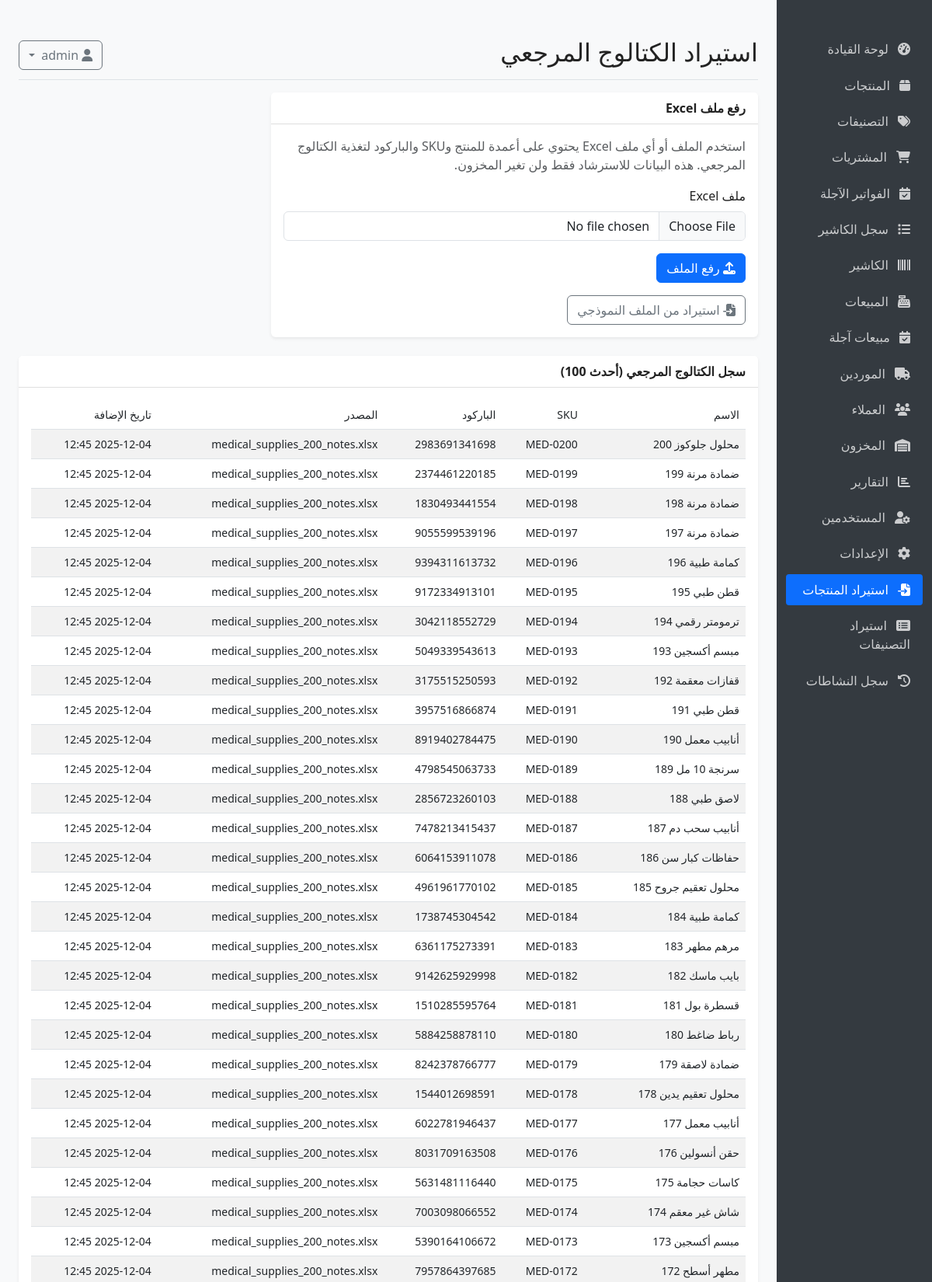
/catalog/import (signed in, upper part), run on the app's committed database.
### Makhzan/models.py (models this page shows, shortened)
class ReferenceProduct(db.Model):
    __tablename__ = 'reference_products'
    id = db.Column(db.Integer, primary_key=True)
    name = db.Column(db.String(150), nullable=False)
    sku = db.Column(db.String(50), nullable=True, index=True)
    barcode = db.Column(db.String(50), nullable=True, index=True)
    description = db.Column(db.Text, nullable=True)
    notes = db.Column(db.Text, nullable=True)
    source_file = db.Column(db.String(120), nullable=True)
    created_at = db.Column(db.DateTime, default=datetime.utcnow)

### Makhzan/app.py (the view, shortened to what this page needs)
@app.route('/catalog/import', methods=['GET', 'POST'])
@login_required
@admin_required
def catalog_import():
    form = CatalogImportForm()
    reference_products = ReferenceProduct.query.order_by(ReferenceProduct.created_at.desc()).limit(100).all()
    return render_template('settings/catalog_import.html', form=form, reference_products=reference_products)

### Makhzan/forms.py
class CatalogImportForm(FlaskForm):
    file = FileField('ملف Excel', validators=[
        FileRequired(message='يرجى اختيار ملف Excel.'),
        FileAllowed(['xls', 'xlsx'], 'الملفات المقبولة: xls أو xlsx.')
    ])

### Makhzan/app.py (called while the page is built)
def admin_required(f):
    @wraps(f)
    def decorated_function(*args, **kwargs):
        from flask_login import current_user
        if not current_user.is_authenticated or current_user.role != 'admin':
            flash('ليس لديك صلاحية الوصول لهذه الصفحة.', 'danger')
            return redirect(url_for('index'))
        return f(*args, **kwargs)
    return decorated_function

@login_manager.user_loader
def load_user(user_id):
    return User.query.get(int(user_id))

@app.context_processor
def inject_settings():
    from models import Setting
    settings = {s.key: s.value for s in Setting.query.all()}
    return dict(settings=settings)

### Makhzan/templates/settings/catalog_import.html (shortened to what this page needs)
{% extends "base.html" %}
{% block header %}استيراد الكتالوج المرجعي{% endblock %}
{% block content %}
<div class="row">
    <div class="col-md-8">
        <div class="card mb-4">
            <div class="card-header">
                <strong>رفع ملف Excel</strong>
            </div>
            <div class="card-body">
                <p class="text-muted">
                    استخدم الملف أو أي ملف Excel يحتوي على أعمدة للمنتج وSKU والباركود لتغذية الكتالوج المرجعي. هذه البيانات للاسترشاد فقط ولن تغير المخزون.
                </p>
                <form method="POST" enctype="multipart/form-data">
                    <div class="mb-3">
                        {{ form.file.label(class="form-label") }}
                        {{ form.file(class="form-control") }}
                    </div>
                    <div class="d-flex gap-2">
                        <button type="submit" class="btn btn-primary">
                            <i class="fas fa-upload"></i>
                            رفع الملف
                        </button>
                    </div>
                </form>
                <form method="POST" action="{{ url_for('catalog_import_sample') }}">
                    <button type="submit" class="btn btn-outline-secondary mt-3">
                        <i class="fas fa-file-import"></i>
                        استيراد من الملف النموذجي
                    </button>
                </form>
            </div>
        </div>
    </div>
</div>
<div class="card">
    <div class="card-header">
        <strong>سجل الكتالوج المرجعي (أحدث 100)</strong>
    </div>
    <div class="card-body">
        {% if reference_products %}
        <div class="table-responsive">
            <table class="table table-striped small">
                <thead>
                    <tr>
                        <th scope="col">الاسم</th>
                        <th scope="col">SKU</th>
                        <th scope="col">الباركود</th>
                        <th scope="col">المصدر</th>
                        <th scope="col">تاريخ الإضافة</th>
                    </tr>
                </thead>
                <tbody>
                    {% for ref in reference_products %}
                        <tr>
                            <td>{{ ref.name }}</td>
                            <td>{{ ref.sku or '-' }}</td>
                            <td>{{ ref.barcode or '-' }}</td>
                            <td>{{ ref.source_file or 'من داخل النظام' }}</td>
                            <td>{{ ref.created_at.strftime('%Y-%m-%d %H:%M') }}</td>
                        </tr>
                    {% endfor %}
                </tbody>
            </table>
        </div>
        {% else %}
            <p class="text-muted mb-0">لم يتم استيراد أي بيانات مرجعية بعد.</p>
        {% endif %}
    </div>
</div>
{% endblock %}

### Makhzan/templates/base.html (shortened to what this page needs)
<!DOCTYPE html>
<html lang="ar" dir="rtl">
<head>
    <link rel="stylesheet" href="https://cdn.jsdelivr.net/npm/bootstrap@5.3.0/dist/css/bootstrap.rtl.min.css">
    <link rel="stylesheet" href="https://cdnjs.cloudflare.com/ajax/libs/font-awesome/6.4.0/css/all.min.css">
    <link id="theme-style" rel="stylesheet" href="{{ url_for('static', filename='css/' + (settings.get('theme', 'light') if settings else 'light') + '.css') }}">
</head>
<body>
    <div class="container-fluid">
        <div class="row">
            <div class="col-md-3 col-lg-2 d-md-block sidebar collapse">
                <div class="position-sticky pt-3">
                                        <ul class="nav flex-column">
                        <li class="nav-item">
                            <a class="nav-link {% if request.path == url_for('index') %}active{% endif %}" href="{{ url_for('index') }}">
                                <i class="fas fa-tachometer-alt"></i> لوحة القيادة
                            </a>
                        </li>
                        <li class="nav-item">
                            <a class="nav-link {% if request.path.startswith(url_for('products')) %}active{% endif %}" href="{{ url_for('products') }}">
                                <i class="fas fa-box"></i> المنتجات
                            </a>
                        </li>
                        <li class="nav-item">
                            <a class="nav-link {% if request.path.startswith(url_for('categories')) %}active{% endif %}" href="{{ url_for('categories') }}">
                                <i class="fas fa-tags"></i> التصنيفات
                            </a>
                        </li>
                        {% if current_user.role == 'admin' %}
                        <li class="nav-item">
                            {% set purchases_path = url_for('purchases') %}
                            {% set purchases_due_path = url_for('purchases_due') %}
                            <a class="nav-link {% if request.path.startswith(purchases_path) and not request.path.startswith(purchases_due_path) %}active{% endif %}" href="{{ purchases_path }}">
                                <i class="fas fa-shopping-cart"></i> المشتريات
                            </a>
                        </li>
                        <li class="nav-item">
                            <a class="nav-link {% if request.path.startswith(url_for('purchases_due')) %}active{% endif %}" href="{{ url_for('purchases_due') }}">
                                <i class="fas fa-calendar-check"></i> الفواتير الآجلة
                            </a>
                        </li>
                        <li class="nav-item">
                            <a class="nav-link {% if request.path.startswith(url_for('cashier_logs')) %}active{% endif %}" href="{{ url_for('cashier_logs') }}">
                                <i class="fas fa-list"></i> سجل الكاشير
                            </a>
                        </li>
                        {% endif %}
                        {% if current_user.role in ['cashier', 'admin'] %}
                        <li class="nav-item">
                            <a class="nav-link {% if request.path.startswith(url_for('cashier_pos')) %}active{% endif %}" href="{{ url_for('cashier_pos') }}">
                                <i class="fas fa-barcode"></i> الكاشير
                            </a>
                        </li>
                        {% endif %}
                        <li class="nav-item">
                            {% set sales_path = url_for('sales') %}
                            {% set sales_due_path = url_for('sales_due') %}
                            <a class="nav-link {% if request.path.startswith(sales_path) and not request.path.startswith(sales_due_path) %}active{% endif %}" href="{{ sales_path }}">
                                <i class="fas fa-cash-register"></i> المبيعات
                            </a>
                        </li>
                        {% if current_user.role == 'admin' %}
                        <li class="nav-item">
                            <a class="nav-link {% if request.path.startswith(url_for('sales_due')) %}active{% endif %}" href="{{ url_for('sales_due') }}">
                                <i class="fas fa-calendar-check"></i> مبيعات آجلة
                            </a>
                        </li>
                        {% endif %}
                        <li class="nav-item">
                            <a class="nav-link {% if request.path.startswith(url_for('suppliers')) %}active{% endif %}" href="{{ url_for('suppliers') }}">
                                <i class="fas fa-truck"></i> الموردين
                            </a>
                        </li>
                        <li class="nav-item">
                            <a class="nav-link {% if request.path.startswith(url_for('customers')) %}active{% endif %}" href="{{ url_for('customers') }}">
                                <i class="fas fa-users"></i> العملاء
                            </a>
                        </li>
                        <li class="nav-item">
                            <a class="nav-link {% if request.path.startswith(url_for('inventory')) %}active{% endif %}" href="{{ url_for('inventory') }}">
                                <i class="fas fa-warehouse"></i> المخزون
                            </a>
                        </li>
                        <li class="nav-item">
                            <a class="nav-link {% if request.path.startswith(url_for('reports')) %}active{% endif %}" href="{{ url_for('reports') }}">
                                <i class="fas fa-chart-bar"></i> التقارير
                            </a>
                        </li>
                        {% if current_user.role == 'admin' %}
                        <li class="nav-item">
                            <a class="nav-link {% if request.path.startswith(url_for('users')) %}active{% endif %}" href="{{ url_for('users') }}">
                                <i class="fas fa-user-cog"></i> المستخدمين
                            </a>
                        </li>
                        <li class="nav-item">
                            <a class="nav-link {% if request.path.startswith(url_for('settings')) %}active{% endif %}" href="{{ url_for('settings') }}">
                                <i class="fas fa-cog"></i> الإعدادات
                            </a>
                        </li>
                        <li class="nav-item">
                            <a class="nav-link {% if request.path.startswith(url_for('catalog_import')) %}active{% endif %}" href="{{ url_for('catalog_import') }}">
                                <i class="fas fa-file-import"></i> استيراد المنتجات
                            </a>
                        </li>
                        <li class="nav-item">
                            <a class="nav-link {% if request.path.startswith(url_for('category_catalog_import')) %}active{% endif %}" href="{{ url_for('category_catalog_import') }}">
                                <i class="fas fa-list-alt"></i> استيراد التصنيفات
                            </a>
                        </li>
                        <li class="nav-item">
                            <a class="nav-link {% if request.path.startswith(url_for('activity')) %}active{% endif %}" href="{{ url_for('activity') }}">
                                <i class="fas fa-history"></i> سجل النشاطات
                            </a>
                        </li>
                        {% endif %}
                    </ul>
                </div>
            </div>
            <main class="col-md-9 ms-sm-auto col-lg-10 px-md-4 main-content">
                <div class="d-flex justify-content-between flex-wrap flex-md-nowrap align-items-center pt-3 pb-2 mb-3 border-bottom">
                    <h1 class="h2">{% block header %}{% endblock %}</h1>
                    <div class="btn-toolbar mb-2 mb-md-0">
                        <div class="dropdown">
                            <button class="btn btn-outline-secondary dropdown-toggle" type="button" id="userDropdown" data-bs-toggle="dropdown" aria-expanded="false">
                                <i class="fas fa-user"></i>
                            </button>
                        </div>
                    </div>
                </div>
                {% block content %}{% endblock %}
            </main>
        </div>
    </div>
</body>
</html>

### Makhzan/static/css/light.css (style rules this page uses)
body { background: #fff; color: #222; }
.card, .table { background: #fff; color: #222; }
.navbar, .sidebar { background: #f8f9fa; color: #222; }

### Makhzan/templates/base.html (style rules this page uses)
body { font-family: 'Segoe UI', Tahoma, Geneva, Verdana, sans-serif; background-color: #f8f9fa; }
.sidebar { min-height: 100vh; background-color: #343a40; color: #fff; }
.sidebar .nav-link { color: rgba(255, 255, 255, 0.75); padding: 0.5rem 1rem; margin: 0.2rem 0; border-radius: 0.25rem; }
.sidebar .nav-link.active { color: #fff; background-color: #0d6efd; }
.sidebar .nav-link i { margin-left: 0.5rem; }
.main-content { padding: 2rem; }
.card { margin-bottom: 1.5rem; border: none; box-shadow: 0 0.125rem 0.25rem rgba(0, 0, 0, 0.075); }
.card-header { background-color: #fff; border-bottom: 1px solid rgba(0, 0, 0, 0.125); font-weight: 500; }
.table th { font-weight: 500; }

### data on the page
ReferenceProduct: name "محلول جلوكوز 200", sku "MED-0200", barcode "2983691341698", source_file "medical_supplies_200_notes.xlsx", created_at "2025-12-04 12:45"
ReferenceProduct: name "ضمادة مرنة 199", sku "MED-0199", barcode "2374461220185", source_file "medical_supplies_200_notes.xlsx", created_at "2025-12-04 12:45"
ReferenceProduct: name "ضمادة مرنة 198", sku "MED-0198", barcode "1830493441554", source_file "medical_supplies_200_notes.xlsx", created_at "2025-12-04 12:45"
ReferenceProduct: name "ضمادة مرنة 197", sku "MED-0197", barcode "9055599539196", source_file "medical_supplies_200_notes.xlsx", created_at "2025-12-04 12:45"
ReferenceProduct: name "كمامة طبية 196", sku "MED-0196", barcode "9394311613732", source_file "medical_supplies_200_notes.xlsx", created_at "2025-12-04 12:45"
ReferenceProduct: name "قطن طبي 195", sku "MED-0195", barcode "9172334913101", source_file "medical_supplies_200_notes.xlsx", created_at "2025-12-04 12:45"
ReferenceProduct: name "ترمومتر رقمي 194", sku "MED-0194", barcode "3042118552729", source_file "medical_supplies_200_notes.xlsx", created_at "2025-12-04 12:45"
ReferenceProduct: name "مبسم أكسجين 193", sku "MED-0193", barcode "5049339543613", source_file "medical_supplies_200_notes.xlsx", created_at "2025-12-04 12:45"
ReferenceProduct: name "قفازات معقمة 192", sku "MED-0192", barcode "3175515250593", source_file "medical_supplies_200_notes.xlsx", created_at "2025-12-04 12:45"
ReferenceProduct: name "قطن طبي 191", sku "MED-0191", barcode "3957516866874", source_file "medical_supplies_200_notes.xlsx", created_at "2025-12-04 12:45"
ReferenceProduct: name "أنابيب معمل 190", sku "MED-0190", barcode "8919402784475", source_file "medical_supplies_200_notes.xlsx", created_at "2025-12-04 12:45"
ReferenceProduct: name "سرنجة 10 مل 189", sku "MED-0189", barcode "4798545063733", source_file "medical_supplies_200_notes.xlsx", created_at "2025-12-04 12:45"
ReferenceProduct: name "لاصق طبي 188", sku "MED-0188", barcode "2856723260103", source_file "medical_supplies_200_notes.xlsx", created_at "2025-12-04 12:45"
ReferenceProduct: name "أنابيب سحب دم 187", sku "MED-0187", barcode "7478213415437", source_file "medical_supplies_200_notes.xlsx", created_at "2025-12-04 12:45"
ReferenceProduct: name "حفاظات كبار سن 186", sku "MED-0186", barcode "6064153911078", source_file "medical_supplies_200_notes.xlsx", created_at "2025-12-04 12:45"
ReferenceProduct: name "محلول تعقيم جروح 185", sku "MED-0185", barcode "4961961770102", source_file "medical_supplies_200_notes.xlsx", created_at "2025-12-04 12:45"
ReferenceProduct: name "كمامة طبية 184", sku "MED-0184", barcode "1738745304542", source_file "medical_supplies_200_notes.xlsx", created_at "2025-12-04 12:45"
ReferenceProduct: name "مرهم مطهر 183", sku "MED-0183", barcode "6361175273391", source_file "medical_supplies_200_notes.xlsx", created_at "2025-12-04 12:45"
ReferenceProduct: name "بايب ماسك 182", sku "MED-0182", barcode "9142625929998", source_file "medical_supplies_200_notes.xlsx", created_at "2025-12-04 12:45"
ReferenceProduct: name "قسطرة بول 181", sku "MED-0181", barcode "1510285595764", source_file "medical_supplies_200_notes.xlsx", created_at "2025-12-04 12:45"
ReferenceProduct: name "رباط ضاغط 180", sku "MED-0180", barcode "5884258878110", source_file "medical_supplies_200_notes.xlsx", created_at "2025-12-04 12:45"
ReferenceProduct: name "ضمادة لاصقة 179", sku "MED-0179", barcode "8242378766777", source_file "medical_supplies_200_notes.xlsx", created_at "2025-12-04 12:45"
ReferenceProduct: name "محلول تعقيم يدين 178", sku "MED-0178", barcode "1544012698591", source_file "medical_supplies_200_notes.xlsx", created_at "2025-12-04 12:45"
ReferenceProduct: name "أنابيب معمل 177", sku "MED-0177", barcode "6022781946437", source_file "medical_supplies_200_notes.xlsx", created_at "2025-12-04 12:45"
ReferenceProduct: name "حقن أنسولين 176", sku "MED-0176", barcode "8031709163508", source_file "medical_supplies_200_notes.xlsx", created_at "2025-12-04 12:45"
ReferenceProduct: name "كاسات حجامة 175", sku "MED-0175", barcode "5631481116440", source_file "medical_supplies_200_notes.xlsx", created_at "2025-12-04 12:45"
ReferenceProduct: name "شاش غير معقم 174", sku "MED-0174", barcode "7003098066552", source_file "medical_supplies_200_notes.xlsx", created_at "2025-12-04 12:45"
ReferenceProduct: name "مبسم أكسجين 173", sku "MED-0173", barcode "5390164106672", source_file "medical_supplies_200_notes.xlsx", created_at "2025-12-04 12:45"
ReferenceProduct: name "مطهر أسطح 172", sku "MED-0172", barcode "7957864397685", source_file "medical_supplies_200_notes.xlsx", created_at "2025-12-04 12:45"
